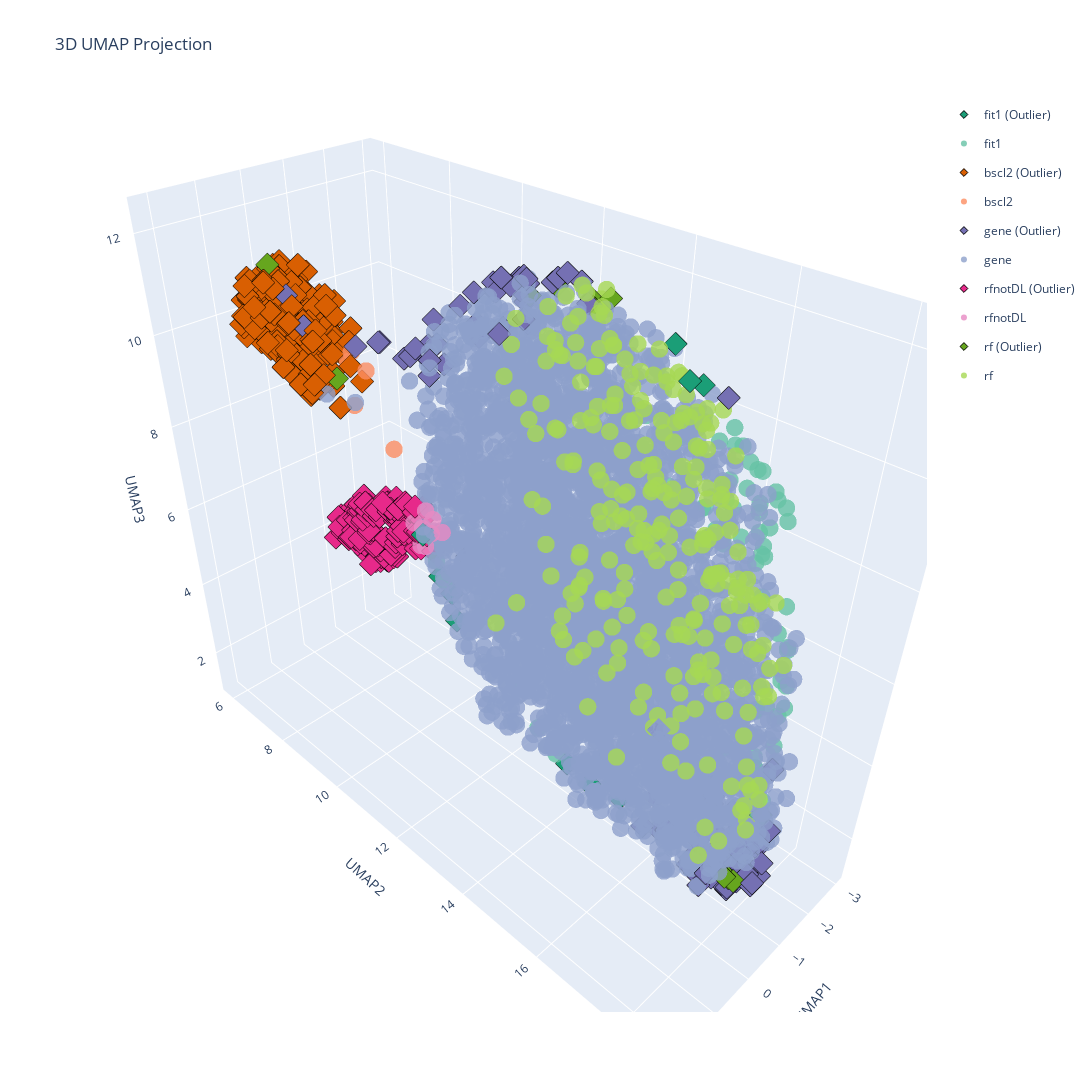

Notebook code for this chart:
### Markdown cell above
### UMAP

![image](plots/isolation_forest_umap_3d_scatter.png)

### Code cell
# Apply UMAP for dimensionality reduction

from umap import UMAP


def perform_umap(data, n_components=3, n_neighbors=200, min_dist=0.8):
    """Perform UMAP dimensionality reduction on the input data."""
    umap_model = UMAP(
        n_components=n_components,
        n_neighbors=n_neighbors,
        min_dist=min_dist,
    )
    umap_result = umap_model.fit_transform(data)
    return umap_result


# Perform UMAP and create DataFrame
X_umap = perform_umap(df_data)
umap_df = create_dimension_reduction_df(X_umap, 3, "UMAP", df)

# Plot UMAP results
umap_fig = plot_3d_scatter(
    umap_df,
    "UMAP1",
    "UMAP2",
    "UMAP3",
    title="3D UMAP Projection",
    type_col="type",
    hover_data=HOVER_COLS,
    outlier_col="isolation_forest_outlier",
    filename="plots/isolation_forest_umap_3d_scatter",
)

### Figure 1 — Plotly figure (JSON) as saved in the notebook; plotly's stock layout.template omitted (floating-point values rounded to 4 significant figures; data arrays with more than 128 entries replaced by an {"elided": "..."} marker saying what was removed)
{"data": [{"customdata": [["fit1", 3, 1, 3], ["fit1", 5, 1, 3], ["fit1", 7, 1, 3], ["fit1", 9, 1, 4], ["fit1", 15, 1, 4], ["fit1", 11, 1, 6], ["fit1", 3, 1, 9], ["fit1", 5, 1, 9], ["fit1", 7, 1, 9], ["fit1", 9, 1, 9]], "hovertemplate": "<b>type</b>: %{customdata[0]}<br><b>row</b>: %{customdata[1]}<br><b>col</b>: %{customdata[2]}<br><b>set</b>: %{customdata[3]}<br><extra></extra>", "legendgroup": "fit1 (Outlier)", "marker": {"color": "rgb(27,158,119)", "line": {"color": "black", "width": 1}, "opacity": 1, "size": 6, "symbol": "diamond"}, "mode": "markers", "name": "fit1 (Outlier)", "type": "scatter3d", "x": [0.0863, -0.5275, -0.1271, -1.164, -2.219, -1.672, 0.5815, 0.4352, 0.8607, 0.8326], "y": [14.55, 15.42, 14.96, 15.58, 14.5, 15.5, 11.6, 11.76, 12.35, 11.45], "z": [3.19, 2.418, 2.773, 11.28, 11.21, 11.0, 6.424, 6.018, 5.93, 7.424]}, {"customdata": {"elided": "78x4 mixed values"}, "hovertemplate": "<b>type</b>: %{customdata[0]}<br><b>row</b>: %{customdata[1]}<br><b>col</b>: %{customdata[2]}<br><b>set</b>: %{customdata[3]}<br><extra></extra>", "legendgroup": "fit1", "marker": {"color": "rgb(102,194,165)", "line": {"color": "black", "width": 0}, "opacity": 0.8, "size": 6, "symbol": "circle"}, "mode": "markers", "name": "fit1", "type": "scatter3d", "x": [-0.8133, -0.3387, -1.37, -0.2406, -0.6599, -0.6017, -0.9631, -1.263, -0.6725, -1.226, -1.872, -1.238, -1.635, -0.3135, -1.554, -1.928, 0.1054, 0.2076, 0.2261, 0.6606, 0.124, -2.305, -2.155, -1.498, -1.246, -1.056, -1.773, -0.4978, -1.626, -1.901, -1.175, -1.452, -1.307, -1.43, -2.519, -1.175, -1.777, -1.799, -0.5414, -2.103, -2.73, -2.879, 0.1475, 0.4797, -0.5593, -0.3001, -0.2476, -0.02105, -0.1534, -0.1918, -0.6013, 0.5993, 0.8193, 0.1148, 0.7833, 0.5998, 0.1996, -1.825, 0.6109, 0.7744, 0.7168, 0.4987, -1.545, -1.777, -1.652, -2.084, -1.995, -1.89, -2.152, -1.239, -1.611, -1.05, -0.9525, -1.404, -1.714, -1.411, -1.452, -1.323], "y": [17.83, 18.05, 17.87, 18.29, 16.95, 17.19, 17.38, 17.11, 15.98, 16.46, 14.89, 15.48, 16.09, 17.07, 15.64, 14.24, 14.22, 14.36, 13.89, 12.31, 13.24, 14.72, 15.49, 16.9, 17.22, 16.31, 16.47, 17.75, 17.52, 17.78, 17.99, 17.84, 16.48, 17.96, 15.68, 18.09, 17.31, 17.46, 18.36, 15.82, 15.06, 14.5, 17.73, 17.5, 18.12, 13.97, 17.73, 18.61, 18.33, 17.6, 18.35, 16.03, 17.08, 17.37, 16.58, 17.24, 15.48, 12.99, 11.75, 11.73, 11.91, 11.34, 17.12, 17.53, 17.28, 16.88, 17.17, 16.64, 16.25, 16.93, 17.07, 17.25, 18.1, 16.51, 17.03, 16.37, 16.29, 17.02], "z": [6.2, 7.124, 3.648, 6.942, 9.828, 9.442, 9.193, 9.177, 10.08, 9.497, 8.793, 7.516, 8.576, 9.405, 8.202, 9.899, 3.636, 3.401, 3.788, 5.75, 4.502, 9.515, 8.506, 9.517, 8.82, 10.57, 9.969, 8.671, 4.292, 5.474, 7.409, 6.437, 9.126, 5.005, 8.979, 6.651, 5.167, 7.033, 6.585, 9.073, 8.025, 9.22, 5.723, 6.151, 5.227, 8.292, 5.632, 4.784, 5.659, 6.517, 4.561, 4.142, 5.548, 5.013, 8.465, 8.159, 7.453, 10.36, 6.412, 6.942, 6.525, 7.142, 9.132, 7.656, 9.533, 9.304, 9.066, 9.823, 9.222, 10.25, 8.518, 8.763, 7.553, 10.43, 9.686, 10.38, 10.64, 9.473]}, {"customdata": {"elided": "171x4 mixed values"}, "hovertemplate": "<b>type</b>: %{customdata[0]}<br><b>row</b>: %{customdata[1]}<br><b>col</b>: %{customdata[2]}<br><b>set</b>: %{customdata[3]}<br><extra></extra>", "legendgroup": "bscl2 (Outlier)", "marker": {"color": "rgb(217,95,2)", "line": {"color": "black", "width": 1}, "opacity": 1, "size": 6, "symbol": "diamond"}, "mode": "markers", "name": "bscl2 (Outlier)", "type": "scatter3d", "x": {"elided": "171 float values"}, "y": {"elided": "171 float values"}, "z": {"elided": "171 float values"}}, {"customdata": [["bscl2", 7, 2, 7], ["bscl2", 5, 23, 11], ["bscl2", 7, 2, 11], ["bscl2", 9, 2, 11], ["bscl2", 15, 23, 11]], "hovertemplate": "<b>type</b>: %{customdata[0]}<br><b>row</b>: %{customdata[1]}<br><b>col</b>: %{customdata[2]}<br><b>set</b>: %{customdata[3]}<br><extra></extra>", "legendgroup": "bscl2", "marker": {"color": "rgb(252,141,98)", "line": {"color": "black", "width": 0}, "opacity": 0.8, "size": 6, "symbol": "circle"}, "mode": "markers", "name": "bscl2", "type": "scatter3d", "x": [0.6163, 0.3198, 0.3239, 0.3214, 0.5632], "y": [9.41, 8.907, 9.454, 9.043, 10.43], "z": [9.253, 9.874, 9.873, 10.11, 8.705]}, {"customdata": {"elided": "100x4 mixed values"}, "hovertemplate": "<b>type</b>: %{customdata[0]}<br><b>row</b>: %{customdata[1]}<br><b>col</b>: %{customdata[2]}<br><b>set</b>: %{customdata[3]}<br><extra></extra>", "legendgroup": "gene (Outlier)", "marker": {"color": "rgb(117,112,179)", "line": {"color": "black", "width": 1}, "opacity": 1, "size": 6, "symbol": "diamond"}, "mode": "markers", "name": "gene (Outlier)", "type": "scatter3d", "x": [0.6947, -1.339, -1.406, -1.78, -0.02077, -1.603, -1.109, -1.584, -1.101, -1.561, -0.7014, -0.205, -0.3726, -0.4976, -0.1026, -1.981, -1.275, -0.7298, -1.02, -1.206, -1.72, -1.649, -2.013, -1.303, -1.836, -1.397, -1.314, -1.293, -1.37, -0.3653, -1.123, -1.766, -1.386, -1.44, -1.177, -1.266, 0.00802, -1.14, -0.3968, -0.05626, -0.996, -0.5146, -1.177, 0.06524, -1.219, -0.6439, 0.03498, 0.3185, -0.907, 0.2146, -0.8488, -1.699, -0.9229, -0.7114, -1.697, -1.985, -0.8238, 0.6723, -1.668, 0.6006, -0.174, -0.8401, -0.8678, -1.482, -1.412, -1.142, -0.9686, -1.724, -1.605, -2.054, -2.07, -1.067, -1.795, -1.55, -1.186, -1.642, -0.8103, -0.6444, -0.857, 0.2243, -0.3846, -1.93, -1.769, -1.1, -0.1068, -1.86, -1.256, -1.587, -1.142, -0.7816, -0.7928, -1.349, -0.3589, -1.541, -0.1618, -1.318, -0.7767, -0.007137, -1.231, -1.039], "y": [6.461, 17.62, 17.77, 17.42, 9.484, 17.36, 10.93, 11.74, 17.32, 17.9, 17.58, 10.62, 10.43, 16.04, 11.15, 11.36, 17.71, 17.21, 17.67, 17.17, 11.19, 11.24, 16.61, 12.57, 17.62, 17.75, 17.28, 11.8, 17.79, 17.53, 18.21, 17.88, 12.61, 17.94, 18.14, 18.01, 9.474, 17.69, 11.31, 10.11, 11.71, 12.15, 17.55, 10.59, 17.52, 17.07, 11.07, 12.94, 14.75, 9.05, 12.4, 11.56, 17.7, 11.83, 17.51, 15.78, 12.37, 8.114, 17.28, 7.543, 17.74, 17.86, 16.99, 18.15, 16.57, 13.03, 18.41, 17.88, 17.05, 16.43, 16.52, 16.97, 12.77, 16.86, 15.81, 15.62, 16.39, 15.29, 16.18, 11.14, 10.65, 17.13, 12.96, 11.39, 16.44, 16.7, 18.12, 18.1, 17.52, 11.69, 12.09, 11.86, 11.32, 17.77, 11.87, 11.81, 11.33, 10.35, 17.79, 17.75], "z": [10.82, 1.285, 1.528, 2.192, 10.34, 1.874, 10.82, 11.66, 1.958, 2.598, 1.775, 9.994, 10.47, 2.139, 10.43, 10.69, 1.781, 1.564, 1.462, 1.615, 8.945, 10.22, 2.229, 11.98, 2.737, 1.188, 1.856, 11.86, 1.399, 1.811, 1.803, 2.09, 12.05, 1.69, 4.744, 1.752, 10.34, 1.632, 6.25, 10.21, 11.01, 12.17, 2.286, 10.6, 1.622, 1.768, 11.28, 11.69, 2.92, 10.19, 12.12, 11.24, 1.501, 11.78, 2.081, 10.77, 11.42, 10.45, 1.808, 10.87, 2.512, 1.616, 1.695, 2.005, 1.653, 12.31, 3.548, 1.998, 1.829, 2.544, 2.512, 2.023, 11.92, 2.385, 2.241, 2.895, 2.055, 2.708, 1.859, 10.61, 10.56, 2.29, 11.59, 11.56, 5.259, 2.21, 1.534, 1.504, 1.713, 11.89, 11.94, 11.89, 11.48, 2.046, 11.93, 11.63, 10.79, 10.35, 2.231, 1.282]}, {"customdata": {"elided": "3420x4 mixed values"}, "hovertemplate": "<b>type</b>: %{customdata[0]}<br><b>row</b>: %{customdata[1]}<br><b>col</b>: %{customdata[2]}<br><b>set</b>: %{customdata[3]}<br><extra></extra>", "legendgroup": "gene", "marker": {"color": "rgb(141,160,203)", "line": {"color": "black", "width": 0}, "opacity": 0.8, "size": 6, "symbol": "circle"}, "mode": "markers", "name": "gene", "type": "scatter3d", "x": {"elided": "3420 float values"}, "y": {"elided": "3420 float values"}, "z": {"elided": "3420 float values"}}, {"customdata": {"elided": "166x4 mixed values"}, "hovertemplate": "<b>type</b>: %{customdata[0]}<br><b>row</b>: %{customdata[1]}<br><b>col</b>: %{customdata[2]}<br><b>set</b>: %{customdata[3]}<br><extra></extra>", "legendgroup": "rfnotDL (Outlier)", "marker": {"color": "rgb(231,41,138)", "line": {"color": "black", "width": 1}, "opacity": 1, "size": 6, "symbol": "diamond"}, "mode": "markers", "name": "rfnotDL (Outlier)", "type": "scatter3d", "x": {"elided": "166 float values"}, "y": {"elided": "166 float values"}, "z": {"elided": "166 float values"}}, {"customdata": [["rfnotDL", 7, 24, 5], ["rfnotDL", 2, 24, 10], ["rfnotDL", 3, 24, 10], ["rfnotDL", 6, 24, 10], ["rfnotDL", 7, 24, 10], ["rfnotDL", 9, 24, 10], ["rfnotDL", 11, 24, 10], ["rfnotDL", 13, 24, 10], ["rfnotDL", 15, 24, 10], ["rfnotDL", 16, 24, 10]], "hovertemplate": "<b>type</b>: %{customdata[0]}<br><b>row</b>: %{customdata[1]}<br><b>col</b>: %{customdata[2]}<br><b>set</b>: %{customdata[3]}<br><extra></extra>", "legendgroup": "rfnotDL", "marker": {"color": "rgb(231,138,195)", "line": {"color": "black", "width": 0}, "opacity": 0.8, "size": 6, "symbol": "circle"}, "mode": "markers", "name": "rfnotDL", "type": "scatter3d", "x": [-0.6704, -0.2882, -0.3498, -0.3731, -0.5007, -0.4464, -0.562, -0.1918, -0.3953, -0.562], "y": [9.251, 10.71, 9.769, 10.0, 10.12, 9.987, 9.859, 10.55, 10.1, 9.698], "z": [5.635, 6.581, 6.341, 6.301, 6.172, 5.814, 5.963, 6.862, 6.764, 5.639]}, {"customdata": [["rf", 12, 1, 1], ["rf", 14, 1, 1], ["rf", 16, 1, 1], ["rf", 16, 1, 2], ["rf", 2, 2, 3], ["rf", 4, 1, 3], ["rf", 4, 2, 3], ["rf", 16, 23, 4], ["rf", 12, 23, 7], ["rf", 16, 23, 7], ["rf", 2, 1, 8], ["rf", 2, 2, 8], ["rf", 2, 1, 11]], "hovertemplate": "<b>type</b>: %{customdata[0]}<br><b>row</b>: %{customdata[1]}<br><b>col</b>: %{customdata[2]}<br><b>set</b>: %{customdata[3]}<br><extra></extra>", "legendgroup": "rf (Outlier)", "marker": {"color": "rgb(102,166,30)", "line": {"color": "black", "width": 1}, "opacity": 1, "size": 6, "symbol": "diamond"}, "mode": "markers", "name": "rf (Outlier)", "type": "scatter3d", "x": [-1.676, -1.423, -1.969, -1.585, -1.239, -0.9122, -1.457, -2.158, 0.6695, 0.528, -0.9382, -0.5735, -1.297], "y": [13.52, 11.94, 12.87, 12.41, 17.9, 17.83, 17.51, 12.7, 9.008, 6.925, 17.92, 17.91, 18.04], "z": [11.87, 11.54, 11.47, 11.8, 2.956, 1.791, 2.136, 11.5, 9.683, 11.28, 1.765, 2.209, 3.404]}, {"customdata": {"elided": "251x4 mixed values"}, "hovertemplate": "<b>type</b>: %{customdata[0]}<br><b>row</b>: %{customdata[1]}<br><b>col</b>: %{customdata[2]}<br><b>set</b>: %{customdata[3]}<br><extra></extra>", "legendgroup": "rf", "marker": {"color": "rgb(166,216,84)", "line": {"color": "black", "width": 0}, "opacity": 0.8, "size": 6, "symbol": "circle"}, "mode": "markers", "name": "rf", "type": "scatter3d", "x": {"elided": "251 float values"}, "y": {"elided": "251 float values"}, "z": {"elided": "251 float values"}}], "layout": {"height": 1200, "scene": {"xaxis": {"title": {"text": "UMAP1"}}, "yaxis": {"title": {"text": "UMAP2"}}, "zaxis": {"title": {"text": "UMAP3"}}}, "showlegend": true, "title": {"text": "3D UMAP Projection"}, "width": 1600}}
